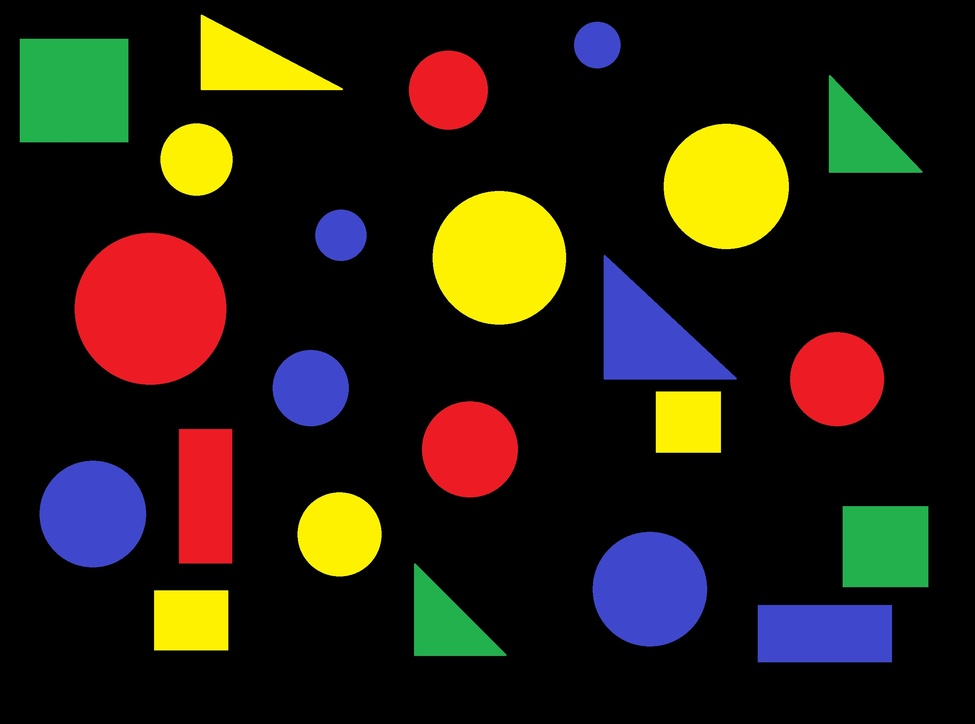
//> input picture exam-q1/ColoredFigures.jpg, 975 x 724 px, shrunk from 2468 x 1831 before the run
$ ./template   (built with g++ and OpenCV 4)
//> lines starting //> are read from the running program, lines starting //| are printed output that depends on the picture; after the words box and inside, x2 and y2 are one past the last pixel; in counts of white or black regions, pixels touching at a corner belong together
/*

    Write a program using OpenCV that count the number of yellow circles and show these number on the original image.

*/

#include <iostream>
#include <filesystem>
#include <opencv2/opencv.hpp>

using namespace std;
using namespace cv;

int main(int argc, char **argv)
{
    // Print OpenCV version
    cout << "OpenCV Version: " << CV_VERSION << endl;

    // Read image
    Mat image = imread("../ColoredFigures.jpg");
//> image is the input picture: 724 rows x 975 cols, CV_8UC3; mean B, G, R 18.4, 30.3, 38.3
    imshow("Image", image);

    // Apply smoothing to image
    Mat image_blur;
    GaussianBlur(image, image_blur, Size(5, 5), 0);

    // Convert image to HSV
    Mat image_hsv;
    cvtColor(image_blur, image_hsv, COLOR_BGR2HSV);
//> image_hsv: 724 rows x 975 cols, CV_8UC3; mean H, S, V 32.1, 73.5, 52.5

    // Mask image
    Mat image_mask_yellow;
    inRange(image_hsv, Scalar(10, 0, 0), Scalar(50, 255, 255), image_mask_yellow);
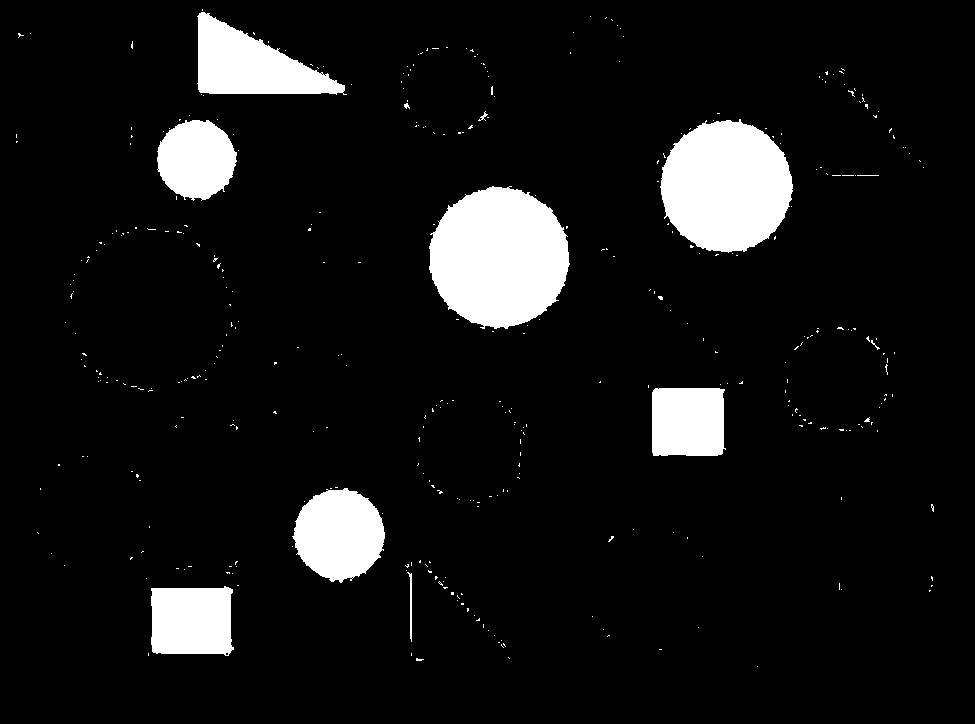
//> image_mask_yellow: 724 rows x 975 cols, CV_8UC1; 8.3% white; 397 white regions (385 under 20 px), largest, box (x1, y1, x2, y2) and area: (429, 186, 570, 329) 15398, (660, 119, 793, 253) 13563, (197, 12, 347, 95) 6810
    imshow("Mask", image_mask_yellow);

    // Apply opening morph to image
    Mat image_morph;
    Mat kernelEllipse = getStructuringElement(MORPH_ELLIPSE, Size(40, 40));
    morphologyEx(image_mask_yellow, image_morph, MORPH_OPEN, kernelEllipse);
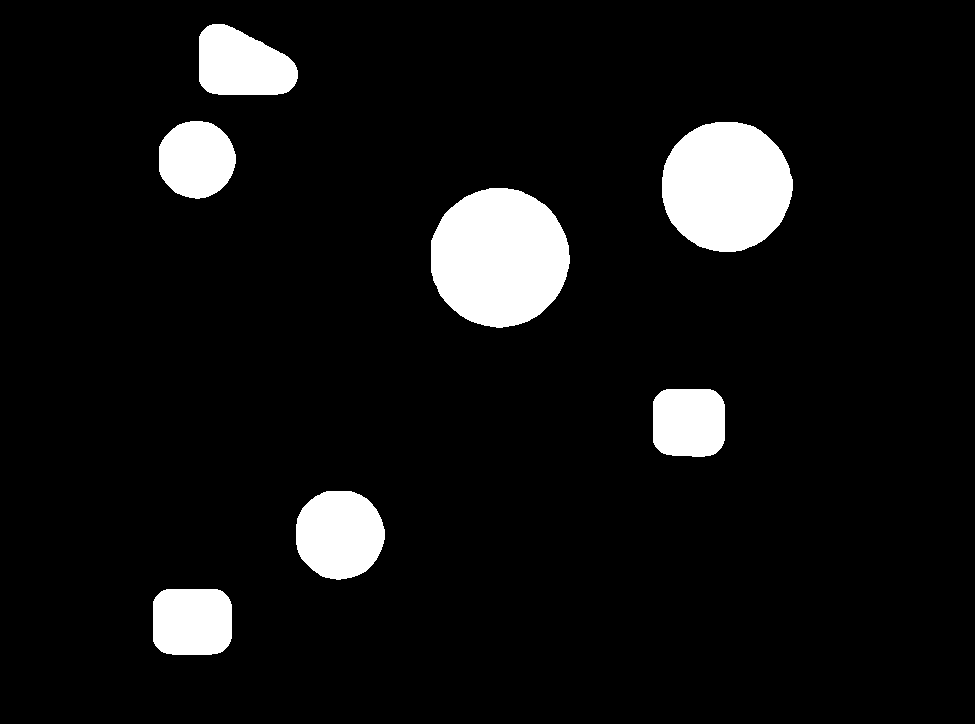
//> image_morph: 724 rows x 975 cols, CV_8UC1; 7.7% white; 7 white regions, largest, box (x1, y1, x2, y2) and area: (431, 188, 570, 328) 15214, (662, 122, 793, 252) 13411, (296, 491, 385, 580) 6292
    imshow("Morph", image_morph);

    // Find circles in image
    vector<Vec3f> circles;
    HoughCircles(image_morph, circles, HOUGH_GRADIENT, 1, image_morph.rows / 8, 300, 20, 0, 0);
//> circles = 4 circles (x, y, radius): [724.5, 185.5, 64.1], [196.5, 157.5, 37.4], [344.5, 528.5, 37.7], [516.5, 251.5, 51.1]

    // Loop over all circles
    for (size_t i = 0; i < circles.size(); i++)
    {
        // Show which circle is being drawn
        cout << "Circle " << i << ": " << circles[i] << endl;

        // Get center point of circle
        Point center(cvRound(circles[i][0]), cvRound(circles[i][1]));

        // Get radius of circle
        int radius = cvRound(circles[i][2]);

        // Draw circle
        circle(image, center, radius, Scalar(0, 0, 255), 8, 8, 0);
    }
//> this loop made 4 passes
//> (center, radius) on passes 1 to 4: (Point(724, 186), 64), (Point(196, 158), 37), (Point(344, 528), 38), (Point(516, 252), 51)
//| Circle 0: [724.5, 185.5, 64.1]
//| Circle 1: [196.5, 157.5, 37.4]
//| Circle 2: [344.5, 528.5, 37.7]
//| Circle 3: [516.5, 251.5, 51.1]
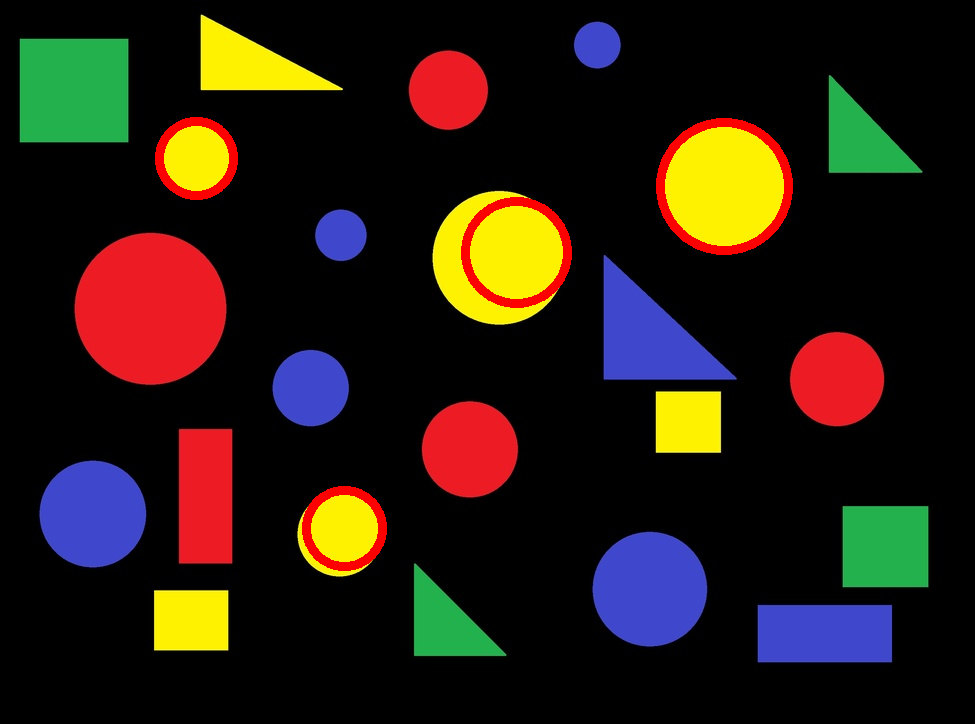
//> image: 724 rows x 975 cols, CV_8UC3; 1.53% of pixels changed, all inside (x1, y1, x2, y2) = (155, 117, 793, 571)

    // Print the amount of circles found
    cout << "Number of yellow circles: " << circles.size() << endl;
//| Number of yellow circles: 4

    // Put text on the image with the amount of circles found
    putText(image, "Yellow circles: " + to_string(circles.size()), Point(10, 30), FONT_HERSHEY_SIMPLEX, 1, Scalar(255, 255, 255), 2);
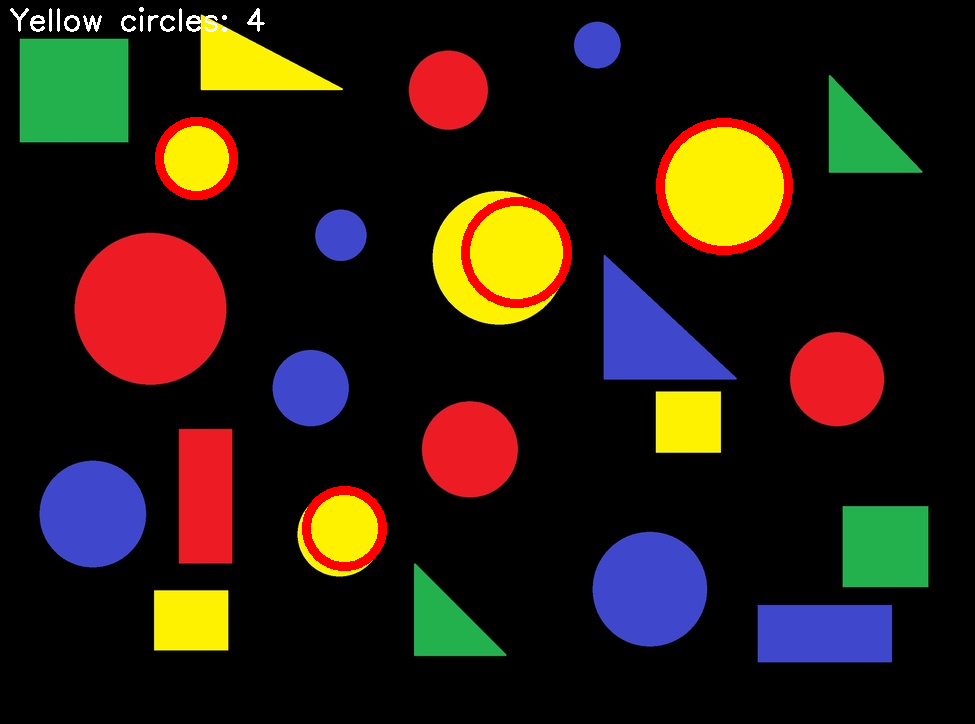
//> image: 724 rows x 975 cols, CV_8UC3; 0.22% of pixels changed, all inside (x1, y1, x2, y2) = (10, 7, 265, 32)

    imshow("Yellow circles", image);

    // Press ESC to close the window
    if (waitKey(0) == 27)
//> the space key is pressed
    {
        destroyAllWindows();
    }
}
